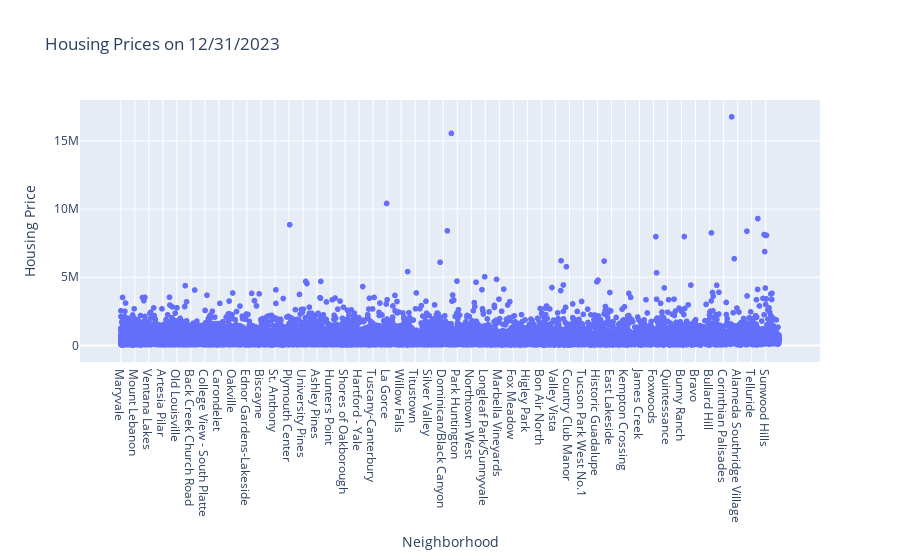

This figure's notebook cell:
### Code cell
# Selecting the columns containing housing price data
price_columns = df.columns[9:]  # Starting from the 10th column onwards

# Scatter plot to compare multiple neighborhoods on a specific date (e.g., 12/31/2023)
date_column = '12/31/2023'
scatter_data = df[['RegionName', date_column]]

fig = px.scatter(scatter_data, x='RegionName', y=date_column, title=f'Housing Prices on {date_column}')
fig.update_xaxes(title_text='Neighborhood')
fig.update_yaxes(title_text='Housing Price')
fig.show()

### Figure 1 — Plotly figure (JSON) as saved in the notebook; plotly's stock layout.template omitted (floating-point values rounded to 4 significant figures; data arrays with more than 128 entries replaced by an {"elided": "..."} marker saying what was removed)
{"data": [{"hovertemplate": "RegionName=%{x}<br>12/31/2023=%{y}<extra></extra>", "legendgroup": "", "marker": {"color": "#636efa", "symbol": "circle"}, "mode": "markers", "name": "", "showlegend": false, "type": "scattergl", "x": {"elided": "21674 str values"}, "xaxis": "x", "y": {"elided": "21674 float values"}, "yaxis": "y"}], "layout": {"legend": {"tracegroupgap": 0}, "title": {"text": "Housing Prices on 12/31/2023"}, "xaxis": {"anchor": "y", "domain": [0, 1], "title": {"text": "Neighborhood"}}, "yaxis": {"anchor": "x", "domain": [0, 1], "title": {"text": "Housing Price"}}}}
